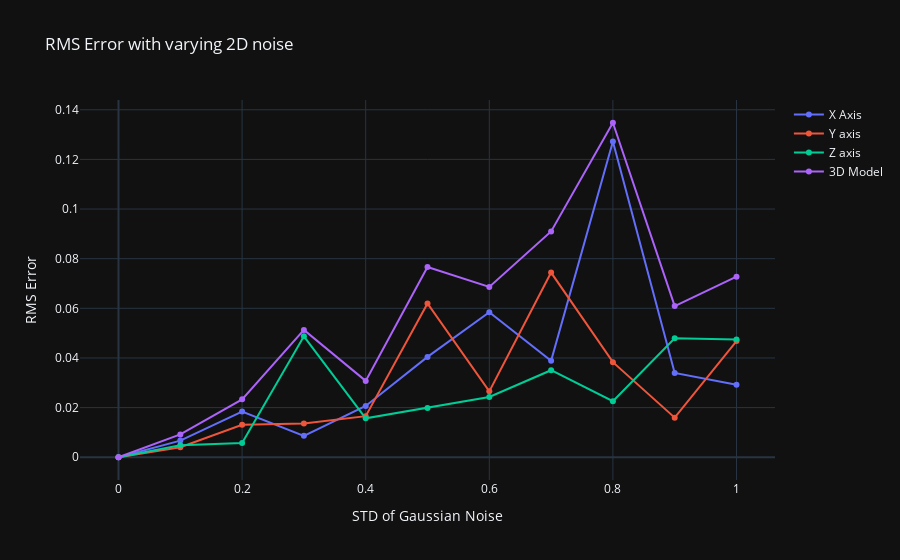

The notebook cell saved with this chart:
### Code cell
fig = go.Figure()
fig.update_layout(title = 'RMS Error with varying 2D noise',
                  yaxis_title = 'RMS Error',
                  xaxis_title = 'STD of Gaussian Noise')

fig.add_trace(go.Scatter(
    x = rms_measurements['std'],
    y = rms_measurements['x'],
    name = 'X Axis'
))
fig.add_trace(go.Scatter(
    x = rms_measurements['std'],
    y = rms_measurements['y'],
    name = 'Y axis'
))
fig.add_trace(go.Scatter(
    x = rms_measurements['std'],
    y = rms_measurements['z'],
    name = 'Z axis'
))
fig.add_trace(go.Scatter(
    x = rms_measurements['std'],
    y = rms_measurements['3d'],
    name = '3D Model'
))
fig.show()

### Figure 1 — Plotly figure (JSON) as saved in the notebook; plotly's stock layout.template omitted (floating-point values rounded to 4 significant figures)
{"data": [{"name": "X Axis", "x": [0.0, 0.1, 0.2, 0.3, 0.4, 0.5, 0.6, 0.7, 0.8, 0.9, 1.0], "y": [0.0, 0.006701, 0.01841, 0.008628, 0.02065, 0.04043, 0.05843, 0.03891, 0.1272, 0.03397, 0.02921], "type": "scatter"}, {"name": "Y axis", "x": [0.0, 0.1, 0.2, 0.3, 0.4, 0.5, 0.6, 0.7, 0.8, 0.9, 1.0], "y": [0.0, 0.004059, 0.01312, 0.01356, 0.01656, 0.06198, 0.02655, 0.07441, 0.03831, 0.01595, 0.04682], "type": "scatter"}, {"name": "Z axis", "x": [0.0, 0.1, 0.2, 0.3, 0.4, 0.5, 0.6, 0.7, 0.8, 0.9, 1.0], "y": [0.0, 0.004815, 0.005726, 0.04872, 0.01567, 0.01987, 0.02428, 0.03506, 0.02257, 0.04796, 0.04743], "type": "scatter"}, {"name": "3D Model", "x": [0.0, 0.1, 0.2, 0.3, 0.4, 0.5, 0.6, 0.7, 0.8, 0.9, 1.0], "y": [0.0, 0.009196, 0.02332, 0.05131, 0.03076, 0.07662, 0.06861, 0.091, 0.1348, 0.0609, 0.07277], "type": "scatter"}], "layout": {"title": {"text": "RMS Error with varying 2D noise"}, "yaxis": {"title": {"text": "RMS Error"}}, "xaxis": {"title": {"text": "STD of Gaussian Noise"}}}}
